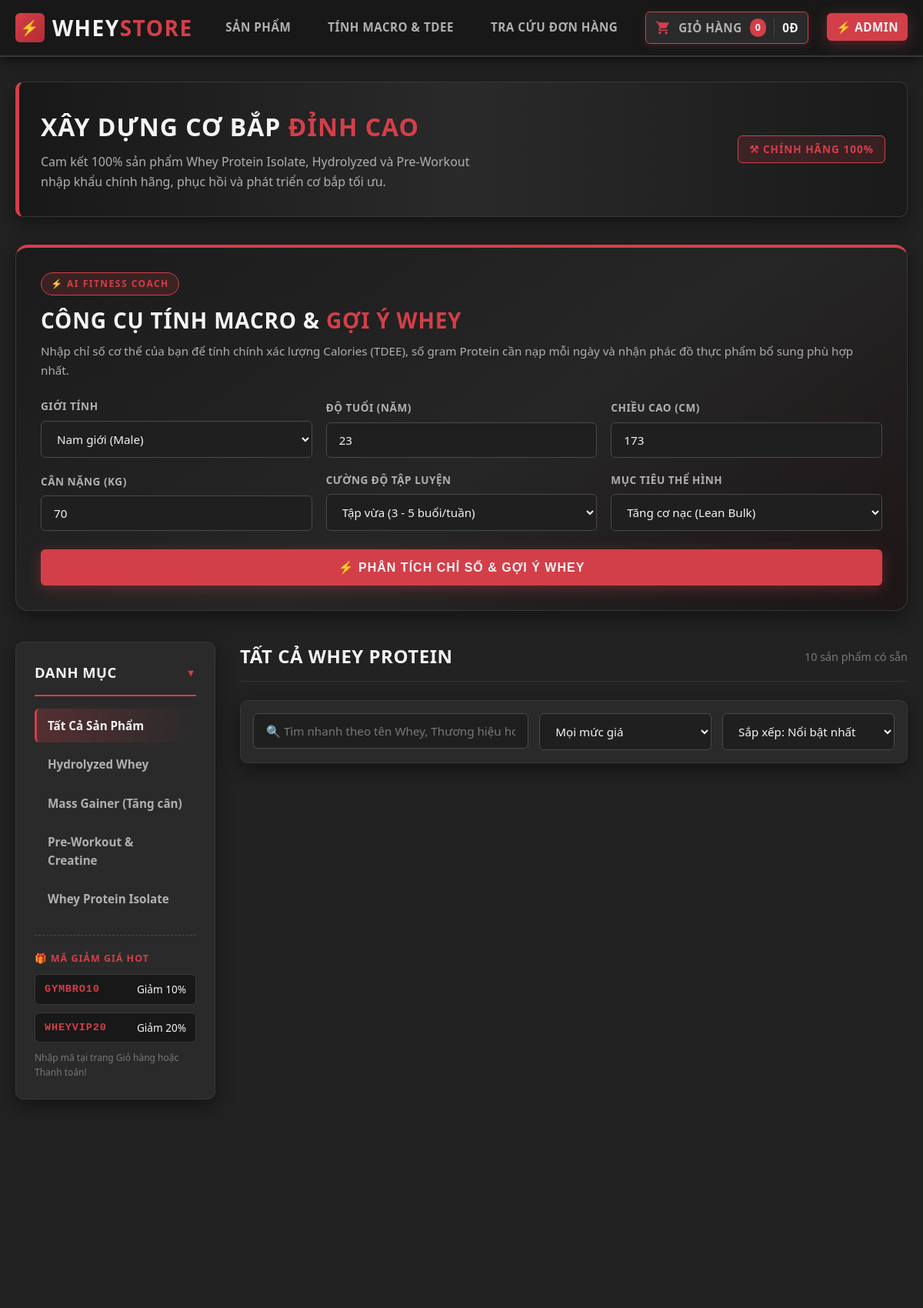
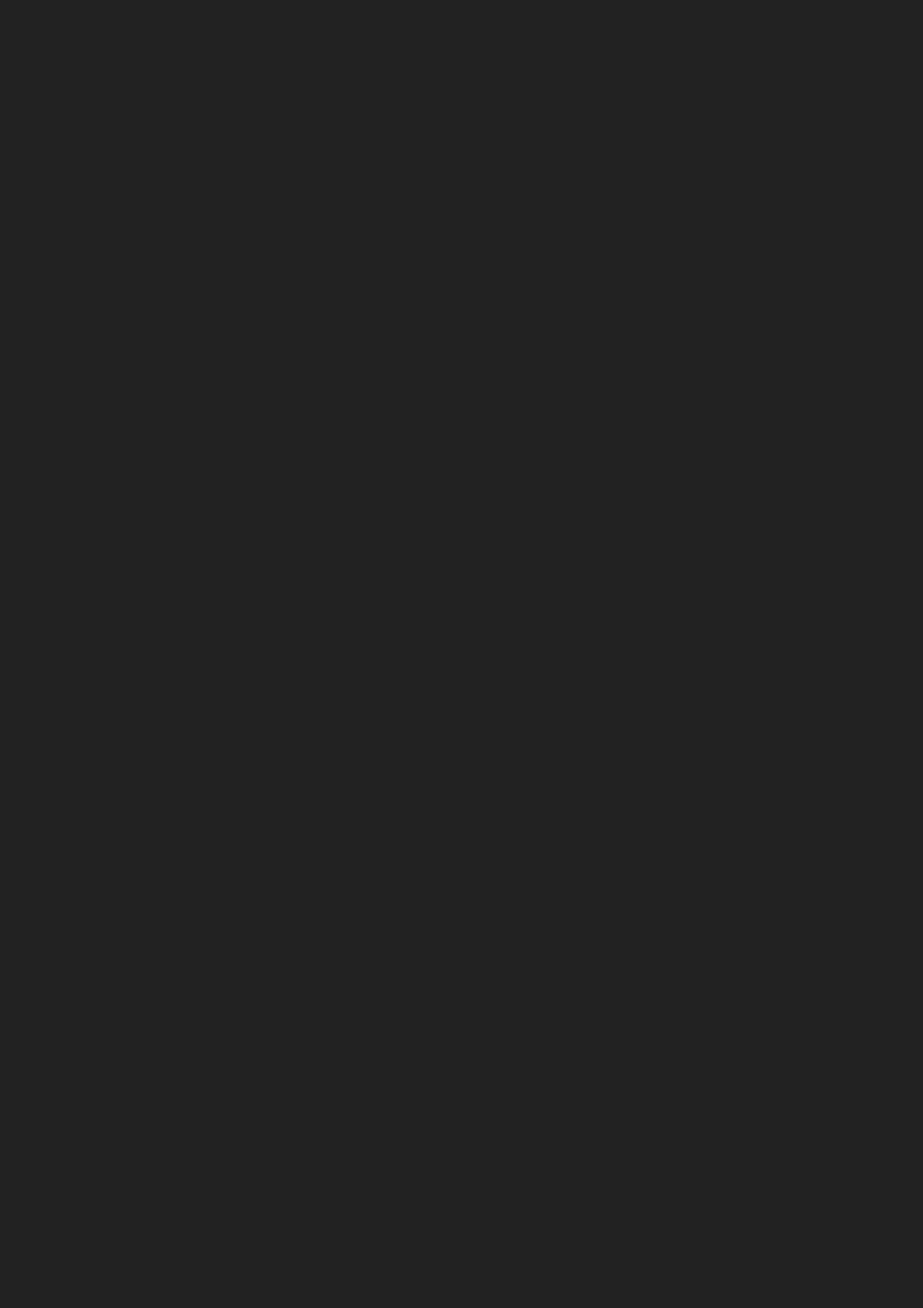
The page / (upper part) on the database its author committed (2 pictures, top to bottom).
### shop/models.py (models this page shows, shortened)
class Category(models.Model):
    name = models.CharField(max_length=200, unique=True, verbose_name="Tên danh mục")
    slug = models.SlugField(max_length=200, unique=True)
    class Meta:
        ordering = ['name']
        verbose_name = 'Danh mục'
        verbose_name_plural = 'Danh mục'
    def get_absolute_url(self):
        return reverse('shop:product_list_by_category', args=[self.slug])

### shop/views.py (the view, shortened to what this page needs)
# urls.py: path('', views.product_list, name='product_list'),
def product_list(request, category_slug=None):
    category = None
    categories = Category.objects.all()
    products = Product.objects.filter(available=True).select_related('category').prefetch_related('reviews')
    if category_slug:
        category = get_object_or_404(Category, slug=category_slug)
        products = products.filter(category=category)
    search_query = request.GET.get('q', '').strip()
    price_range = request.GET.get('price', 'all')
    sort_by = request.GET.get('sort', 'newest')
    if price_range == 'under_1m':
        products = products.filter(price__lt=1000000)
    elif price_range == '1m_to_1_8m':
        products = products.filter(price__gte=1000000, price__lte=2000000)
    elif price_range == 'over_1_8m':
        products = products.filter(price__gt=2000000)
    if sort_by == 'price_asc':
        products = products.order_by('price')
    elif sort_by == 'price_desc':
        products = products.order_by('-price')
    else:
        products = products.order_by('-created')
    all_available = Product.objects.filter(available=True).select_related('category').prefetch_related('reviews')
    calc_catalog = []
    for p in all_available:
        calc_catalog.append({
            'id': p.id,
            'name': p.name,
            'brand': p.brand or 'WheyStore',
            'origin': p.origin or 'USA',
            'category': p.category.name,
            'category_slug': p.category.slug,
            'price': int(p.price),
            'price_formatted': f"{int(p.price):,}".replace(",", "."),
            'old_price': int(p.old_price) if p.old_price else 0,
            'old_price_formatted': f"{int(p.old_price):,}".replace(",", ".") if p.old_price else '',
            'discount_percent': p.discount_percent,
            'weight': p.weight or '5lbs',
            'servings': p.servings or '70 Servings',
            'protein_per_serving': p.protein_per_serving or '25g',
            'bcaa_per_serving': p.bcaa_per_serving or '5.5g',
            'calories': p.calories or '110 kcal',
            'flavor': p.flavor or 'Tiêu chuẩn',
            'free_gift': p.free_gift or 'Tặng Bình Lắc Shaker + Freeship',
            'url': p.get_absolute_url(),
            'add_cart_url': reverse('cart:cart_add', args=[p.id]),
            'image_url': p.image.url if p.image else '',
            'rating': p.average_rating,
            'review_count': p.review_count,
        })
    cart_product_form = CartAddProductForm()
    return render(
        request,
        'shop/product/list.html',
        {
            'category': category,
            'categories': categories,
            'products': products,
            'cart_product_form': cart_product_form,
            'search_query': search_query,
            'price_range': price_range,
            'sort_by': sort_by,
            'calc_catalog_json': json.dumps(calc_catalog, ensure_ascii=False),
        }
    )

### cart/forms.py
class CartAddProductForm(forms.Form):
    quantity = forms.TypedChoiceField(
        choices=PRODUCT_QUANTITY_CHOICES,
        coerce=int,
        label='Số lượng',
        widget=forms.Select(attrs={'class': 'quantity-select'})
    )
    override = forms.BooleanField(
        required=False,
        initial=False,
        widget=forms.HiddenInput
    )

### cart/cart.py (called while the page is built)
    def __len__(self):
        return sum(item['quantity'] for item in self.cart.values())

### cart/context_processors.py (called while the page is built)
def cart(request):
    return {'cart': Cart(request)}

### shop/models.py (called while the page is built)
    def get_absolute_url(self):
        return reverse('shop:product_detail', args=[self.id, self.slug])

    @property
    def discount_percent(self):
        if self.old_price and self.old_price > self.price and self.old_price > 0:
            pct = round(float((self.old_price - self.price) / self.old_price * 100))
            return max(1, pct)
        return 0

    @property
    def average_rating(self):
        avg = self.reviews.aggregate(avg_rating=Avg('rating'))['avg_rating']
        return round(avg, 1) if avg else 5.0

    @property
    def review_count(self):
        return self.reviews.count()

### shop/templates/shop/product/list.html (shortened to what this page needs)
{% extends "shop/base.html" %}
{% block content %}
<section class="fitness-banner">
    <div>
        <h1>Xây Dựng Cơ Bắp <span>Đỉnh Cao</span></h1>
        <p>Cam kết 100% sản phẩm Whey Protein Isolate, Hydrolyzed và Pre-Workout nhập khẩu chính hãng, phục hồi và phát triển cơ bắp tối ưu.</p>
    </div>
    <span class="banner-tag">&#9874; CHÍNH HÃNG 100%</span>
</section>
<section class="macro-calculator-section" id="macro-calculator">
    <div class="macro-calc-header">
        <div>
            <span class="macro-badge">&#9889; AI FITNESS COACH</span>
            <h2>Công Cụ Tính Macro &amp; <span>Gợi Ý Whey</span></h2>
            <p>Nhập chỉ số cơ thể của bạn để tính chính xác lượng Calories (TDEE), số gram Protein cần nạp mỗi ngày và nhận phác đồ thực phẩm bổ sung phù hợp nhất.</p>
        </div>
    </div>
    <form id="macro-calc-form" class="macro-calc-grid" onsubmit="return false;">
        <div class="form-group">
            <label for="calc-gender">Giới tính</label>
            <select id="calc-gender" class="fitness-select">
                <option value="male" selected>Nam giới (Male)</option>
            </select>
        </div>
        <div class="form-group">
            <label for="calc-age">Độ tuổi (Năm)</label>
            <input type="number" id="calc-age" class="fitness-input" value="23" min="14" max="80" required>
        </div>
        <div class="form-group">
            <label for="calc-height">Chiều cao (cm)</label>
            <input type="number" id="calc-height" class="fitness-input" value="173" min="130" max="220" required>
        </div>
        <div class="form-group">
            <label for="calc-weight">Cân nặng (kg)</label>
            <input type="number" id="calc-weight" class="fitness-input" value="70" min="35" max="180" required>
        </div>
        <div class="form-group">
            <label for="calc-activity">Cường độ tập luyện</label>
            <select id="calc-activity" class="fitness-select">
                <option value="1.55" selected>Tập vừa (3 - 5 buổi/tuần)</option>
            </select>
        </div>
        <div class="form-group">
            <label for="calc-goal">Mục tiêu thể hình</label>
            <select id="calc-goal" class="fitness-select">
                <option value="lean_bulk" selected>Tăng cơ nạc (Lean Bulk)</option>
            </select>
        </div>
        <div class="macro-calc-submit-col">
            <button type="button" id="btn-analyze-macro" class="btn-buy btn-large" style="width: 100%; justify-content: center;">
                <span>&#9889; Phân Tích Chỉ Số &amp; Gợi Ý Whey</span>
            </button>
        </div>
    </form>
</section>
<div class="shop-layout">
    <aside class="sidebar">
        <h2 class="sidebar-title">
            <span>Danh Mục</span>
            <span style="font-size: 0.8rem; color: var(--accent-red);">&#9660;</span>
        </h2>
        <ul class="category-list">
            <li>
                <a href="{% url 'shop:product_list' %}" class="category-link {% if not category %}active{% endif %}">
                    Tất Cả Sản Phẩm
                </a>
            </li>
            {% for c in categories %}
            <li>
                <a href="{{ c.get_absolute_url }}" class="category-link {% if category and category.id == c.id %}active{% endif %}">
                    {{ c.name }}
                </a>
            </li>
            {% endfor %}
        </ul>
        <div class="sidebar-promo-box">
            <span class="promo-tag">&#127873; MÃ GIẢM GIÁ HOT</span>
            <div class="promo-code-item">
                <code>GYMBRO10</code>
                <span>Giảm 10%</span>
            </div>
            <div class="promo-code-item">
                <code>WHEYVIP20</code>
                <span>Giảm 20%</span>
            </div>
            <small>Nhập mã tại trang Giỏ hàng hoặc Thanh toán!</small>
        </div>
    </aside>
    <section>
        <div class="product-section-header">
            <h2 class="section-title">
                {% if category %}{{ category.name }}{% else %}Tất Cả Whey Protein{% endif %}
            </h2>
            <span class="product-count" id="live-product-count">{{ products|length }} sản phẩm có sẵn</span>
        </div>
        <div class="live-filter-toolbar" id="live-filter-bar">
            <div class="filter-search-col">
                <input type="text"
                       id="live-search-input"
                       value="{{ search_query }}"
                       class="fitness-input"
                       placeholder="&#128269; Tìm nhanh theo tên Whey, Thương hiệu hoặc mùi vị (VD: Rule 1, Dymatize, OstroVit, Chocolate)...">
            </div>
            <div class="filter-select-col">
                <select id="live-price-filter" class="fitness-select">
                    <option value="all" {% if price_range == 'all' %}selected{% endif %}>Mọi mức giá</option>
                </select>
            </div>
            <div class="filter-select-col">
                <select id="live-sort-select" class="fitness-select">
                    <option value="newest" {% if sort_by == 'newest' %}selected{% endif %}>Sắp xếp: Nổi bật nhất</option>
                </select>
            </div>
        </div>
        {% if products %}
        <div class="product-grid" id="product-grid">
        </div>
        {% endif %}
    </section>
</div>
{% endblock %}

### rows shown on the page
Category: name "Hydrolyzed Whey"
Category: name "Mass Gainer (Tăng cân)"
Category: name "Pre-Workout & Creatine"
Category: name "Whey Protein Isolate"

### other values the page prints
{{ total_items }} "0"
{{ products|length }} "10"
